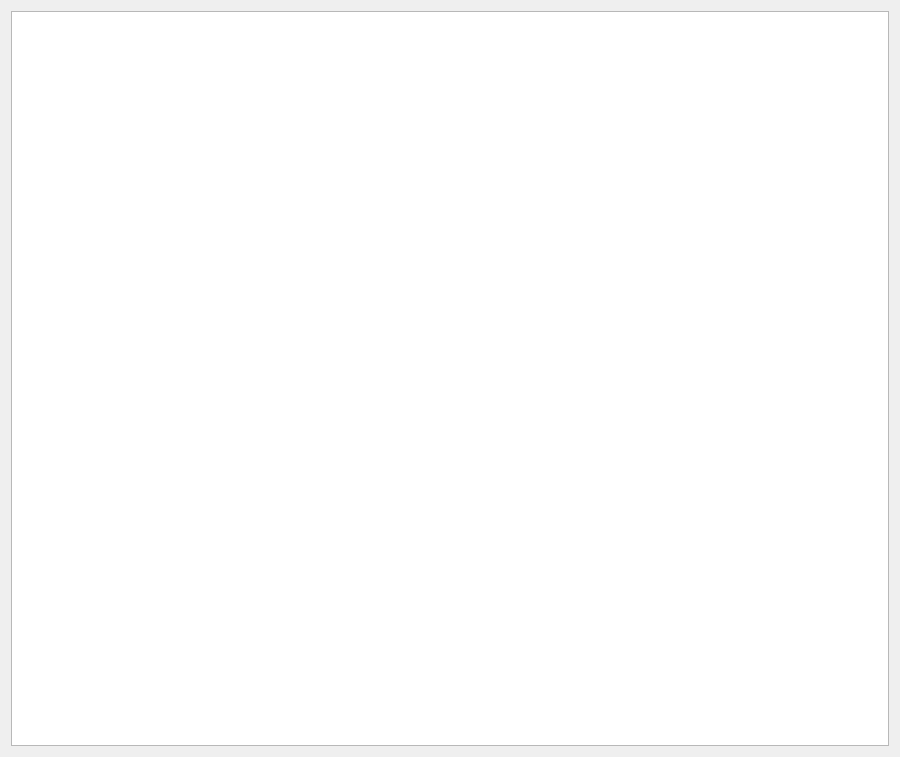
<?xml version="1.0" encoding="UTF-8"?>
<ui version="4.0">
 <class>FilterDialog</class>
 <widget class="QDialog" name="FilterDialog">
  <property name="geometry">
   <rect>
    <x>0</x>
    <y>0</y>
    <width>900</width>
    <height>757</height>
   </rect>
  </property>
  <property name="sizePolicy">
   <sizepolicy hsizetype="MinimumExpanding" vsizetype="Preferred">
    <horstretch>0</horstretch>
    <verstretch>0</verstretch>
   </sizepolicy>
  </property>
  <property name="windowTitle">
   <string>Dialog</string>
  </property>
  <layout class="QVBoxLayout" name="verticalLayout">
   <item>
    <widget class="QTableView" name="FiltertableView">
     <property name="sizePolicy">
      <sizepolicy hsizetype="MinimumExpanding" vsizetype="Expanding">
       <horstretch>0</horstretch>
       <verstretch>0</verstretch>
      </sizepolicy>
     </property>
     <property name="sizeAdjustPolicy">
      <enum>QAbstractScrollArea::AdjustIgnored</enum>
     </property>
     <property name="editTriggers">
      <set>QAbstractItemView::AnyKeyPressed|QAbstractItemView::DoubleClicked|QAbstractItemView::EditKeyPressed|QAbstractItemView::SelectedClicked</set>
     </property>
     <property name="alternatingRowColors">
      <bool>false</bool>
     </property>
     <property name="selectionMode">
      <enum>QAbstractItemView::SingleSelection</enum>
     </property>
     <property name="selectionBehavior">
      <enum>QAbstractItemView::SelectRows</enum>
     </property>
     <attribute name="horizontalHeaderShowSortIndicator" stdset="0">
      <bool>false</bool>
     </attribute>
     <attribute name="horizontalHeaderStretchLastSection">
      <bool>true</bool>
     </attribute>
    </widget>
   </item>
  </layout>
 </widget>
 <resources/>
 <connections/>
</ui>
